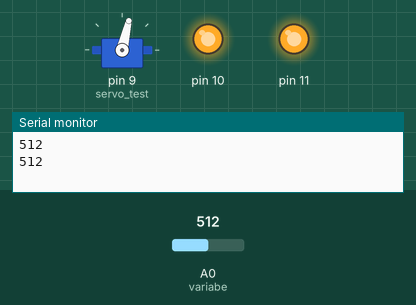
This sketch was run on a simulated Arduino Uno, built with avr-gcc and run on an emulated ATmega328P. Shown: servo, output pins drawn as LEDs (lit = HIGH), the last lines printed to the serial monitor. The inputs (shaded band) are chosen by the test bench; at power-on: A0 (variabe) = 512.

Above: at 1.7 s.
1.8 s: A0 (variabe) set to 560
At 2.58 s:
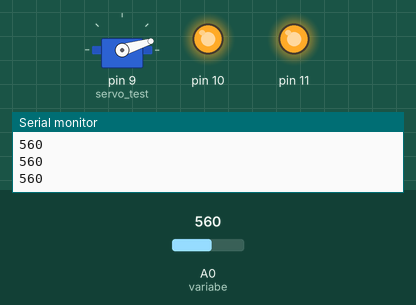
5.7 s: A0 (variabe) set to 540
At 15.55 s:
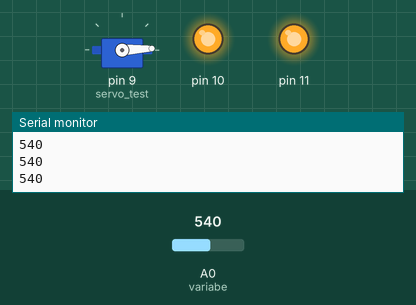
Timing chart, 0 to 15.6 s (numbered marks = the images above; inputs shaded):
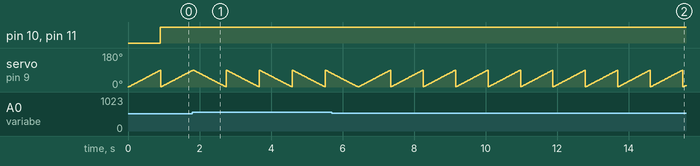

The sketch:

sketch_mar24c.ino
```cpp
#include <Servo.h>

Servo servo_test;
int degree=0;
const int variabe=0;
const int moisture_level=550;
const int moisture;
void setup() {
Serial.begin(9600);   // put your setup code here, to run once:
servo_test.attach(9);
pinMode(11,OUTPUT);
pinMode(10,OUTPUT);
}

void loop() {
  int moisture= analogRead(variabe);// put your main code here, to run repeatedly:
  Serial.println(moisture);
  if (moisture<moisture_level)
  {
   for(degree=0;degree<90;degree++)
   {
    servo_test.write(degree);
    delay(10);
   }
  }
  else
  {
    for(degree=90;degree>0;degree--)
    {
      servo_test.write(degree);
      delay(10);
      Serial.println(moisture);
    }
  }
  digitalWrite(11,HIGH);
  digitalWrite(10,HIGH);
}
```
